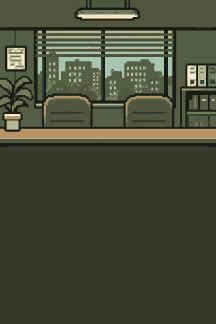
#> input picture assets/office-bg.png, 216 x 324 px
$ python -i convert.py   (imports and definitions only)
#> lines starting #> are read from the running program, lines starting #| are printed output that depends on the picture
"""Rebuild GUESSTY sprites from the local originals (Python 3.11+).

From the repository root:
    python -m pip install -r tools/requirements.txt
    python tools/convert.py
    python tools/convert.py --group interview

Paths are relative to this file, so invocation from another directory also works.
Logo: user-approved <=16 original colors, preserving layered brand shading.
All 29 characters share <=16 original colors
from the base/company sheets, including the existing full-body hero.
Buildings: original 16 colors plus five approved, locally masked corrections
(<=21 shared colors). All palette conversions use no dithering.
Originals and previews stay under the existing assets/raw/ gitignore rule.
All coordinates below are SOURCE pixels, with right/bottom crop edges exclusive.
"""

from collections import deque
from dataclasses import dataclass
from functools import lru_cache
from pathlib import Path
import argparse
import json
import sys

try:
    from PIL import Image, ImageDraw, ImageFont, ImageFilter
except ImportError:
    raise SystemExit("Install Pillow: python -m pip install -r tools/requirements.txt")


ROOT = Path(__file__).resolve().parents[1]
RAW = ROOT / "assets" / "raw"
PREVIEW = RAW / "preview"
# Base design colors; the logo has a user-approved 16-color exception.
PALETTE = (
    (0x2F, 0x33, 0x26),  # dark
    (0x44, 0x52, 0x3A),  # olive
    (0x66, 0x6F, 0x54),  # khaki
    (0xE6, 0xE1, 0xC6),  # cream
    (0xD9, 0x84, 0x4E),  # orange
    (0x46, 0xA0, 0x8E),  # mint
)
SOURCE_SIZES = {
    "logo-source.png": (808, 376),
    "city-tiles.png": (1536, 1024),
    "characters-base.png": (1086, 1448),
    "characters-company.png": (1536, 1024),
    "office-bg.png": (1024, 1536),
}
WHITE_MIN = 220
WHITE_MAX_SPREAD = 28
LOGO_OUTLINE_MAX = 52
LOGO_OUTLINE_SPREAD = 18
ALPHA_CUTOFF = 128
MAX_SOURCE_COLORS = 16  # transparent pixels do not consume a visible color
MAX_LOGO_COLORS = 16
MAX_BUILDING_COLORS = 21
PREVIEW_SCALE = 4
PADDING = 1  # transparent pixels on every side; feet align at height - 2
# Reserve representative original colors for small but important materials.
# Each patch is quantized with MEDIANCUT too; no hand-picked replacement RGBs.
SOURCE_COLOR_REGIONS = {
    "city-tiles.png": ((160, 270, 183, 288), (163, 299, 185, 312),
                       (280, 62, 325, 80), (1435, 110, 1465, 123)),
    "characters-base.png": ((315, 815, 350, 835), (320, 710, 370, 745),
                            (345, 900, 360, 940), (270, 891, 285, 941),
                            (690, 940, 740, 955)),
}


@dataclass(frozen=True)
class Sprite:
    name: str
    source: str
    crop: tuple[int, int, int, int]
    size: tuple[int, int]
    output: str
    # A polygon follows the complete blank plate, including its dark outline.
    plate: tuple[tuple[int, int], ...] = ()
    # White sky enclosed by props needs an explicit seed, not a global white key.
    background_seeds: tuple[tuple[int, int], ...] = ()


SPRITES = (
    Sprite("logo", "logo-source.png", (28, 56, 800, 330), (192, 72), "assets/logo.png"),
    Sprite(
        "company-chicken", "city-tiles.png", (24, 16, 420, 374), (128, 128),
        "assets/buildings/company-chicken.png",
        ((207, 325), (307, 325), (319, 337), (319, 354),
         (308, 366), (203, 366), (191, 354), (191, 337)),
        background_seeds=((100, 220),),
    ),
    Sprite(
        "company-box", "city-tiles.png", (424, 8, 842, 374), (128, 128),
        "assets/buildings/company-box.png",
        ((670, 323), (768, 323), (784, 336), (784, 354),
         (773, 363), (666, 363), (655, 354), (655, 336)),
    ),
    Sprite(
        "company-laptop", "city-tiles.png", (850, 8, 1212, 374), (128, 128),
        "assets/buildings/company-laptop.png",
        ((968, 323), (1078, 323), (1095, 337), (1095, 354),
         (1083, 363), (965, 363), (952, 354), (952, 337)),
    ),
    Sprite(
        "career-center", "city-tiles.png", (1226, 78, 1512, 350), (96, 96),
        "assets/buildings/career-center.png",
        ((1307, 296), (1418, 296), (1434, 309), (1434, 331),
         (1424, 340), (1300, 340), (1291, 331), (1291, 309)),
    ),
    Sprite(
        "hero-front", "characters-base.png", (240, 668, 468, 1084), (32, 64),
        "assets/hero-front.png",
    ),
    Sprite(
        "hero-back", "characters-base.png", (612, 668, 848, 1084), (32, 64),
        "assets/hero-back.png",
    ),
)

PEOPLE = ("gwajang", "bujang")
OUTFITS = ("default", "chicken", "delivery", "it")
EXPRESSIONS = ("neutral", "nod", "tilt")


def interview_specs():
    specs = []
    for outfit_index, outfit in enumerate(OUTFITS):
        for person_index, person in enumerate(PEOPLE):
            for expression_index, expression in enumerate(EXPRESSIONS):
                if outfit == "default":
                    source = "characters-base.png"
                    left = expression_index * 362
                    top, bottom = ((20, 305) if person_index == 0 else (325, 648))
                    crop = (left, top, left + 362, bottom)
                else:
                    source = "characters-company.png"
                    # The sheet is visually six columns but not an exact tile
                    # grid: a 256px split picks up the next chair or clips it.
                    left, right = ((24, 256), (260, 504), (508, 756),
                                   (772, 1020), (1024, 1264), (1270, 1528))[
                                       person_index * 3 + expression_index]
                    top, bottom = ((20, 333), (350, 656), (675, 989))[outfit_index - 1]
                    crop = (left, top, right, bottom)
                name = f"{person}-{outfit}-{expression}"
                specs.append(Sprite(name, source, crop, (80, 96),
                                    f"assets/interviewers/{name}.png"))
    return tuple(specs)


INTERVIEW_SPRITES = interview_specs()
HERO_FACE_SPRITES = tuple(
    Sprite(f"hero-face-{expression}", "characters-base.png",
           (column * 362, 1114, (column + 1) * 362, 1416), (64, 80),
           f"assets/hero-face/{expression}.png")
    for column, expression in enumerate(("neutral", "flustered", "determined")))
NEW_PORTRAITS = INTERVIEW_SPRITES + HERO_FACE_SPRITES
FULL_BODY_SPRITES = tuple(spec for spec in SPRITES if spec.name.startswith("hero-"))
OFFICE_SPEC = Sprite("office-bg", "office-bg.png", (0, 0, 1024, 1536),
                     (216, 324), "assets/office-bg.png")

# Exclude only the button; cropping this whole row would cut the G and Y tails.
LOGO_BUTTON = (245, 283, 580, 334)
# Each letter face and the sparkle must remain enclosed by its dark outline.
# Flood fill visits the olive field AND clouds, rather than globally keying cream.
LOGO_ANCHORS = ((100, 170), (220, 150), (340, 130), (440, 140),
                (530, 160), (620, 160), (710, 190), (756, 98))

# Recolor masks are FINAL sprite pixels, at the fixed SPRITES canvas sizes.
# Keeping the original 16-color render intact guarantees identical pixels
# outside these masks and identical alpha everywhere. Glass masks omit lamps,
# vehicles, steps, foliage, wall trim, and mullions (which also keep their RGBs).
BUILDING_REGIONS = {
    "company-chicken": {
        "glass": (
            ((35, 45), (52, 50), (52, 55), (35, 51)),
            ((60, 63), (90, 63), (90, 69), (60, 69)),
            ((35, 68), (39, 69), (39, 77), (35, 75)),
            ((43, 69), (53, 71), (53, 87), (43, 85)),
            ((97, 46), (102, 45), (102, 88), (97, 90)),
            ((106, 43), (116, 36), (116, 85), (106, 89)),
            ((68, 85), (84, 85), (84, 97), (68, 97)),
        ),
        "sign": (((55, 38), (90, 38), (94, 41), (94, 56), (90, 59),
                  (55, 59), (53, 56), (53, 41)),),
        "icon": (((64, 51), (69, 50), (71, 48), (72, 44), (75, 40),
                  (78, 39), (82, 40), (85, 42), (87, 45), (87, 49),
                  (84, 51), (78, 52), (74, 52), (71, 55), (69, 57), (65, 55)),),
        "flesh": (((71, 48), (72, 44), (75, 40), (78, 39), (82, 40),
                   (85, 42), (87, 45), (87, 49), (84, 51), (78, 52), (74, 52)),),
    },
    "company-box": {
        "glass": (
            ((62, 63), (69, 63), (69, 69), (62, 69)),
            ((62, 75), (69, 75), (69, 80), (62, 80)),
            ((62, 86), (69, 86), (69, 91), (62, 91)),
            ((76, 73), (104, 73), (104, 80), (76, 80)),
            ((84, 92), (99, 92), (99, 102), (84, 102)),
            ((113, 64), (120, 59), (120, 91), (113, 97)),
            ((41, 38), (44, 35), (82, 35), (79, 38)),  # rooftop skylights
        ),
        "sign": (((73, 52), (76, 50), (106, 50), (109, 53), (109, 65),
                  (106, 68), (73, 68), (71, 65), (71, 55)),),
        "icon": (((80, 55), (89, 51), (98, 55), (98, 62), (89, 67), (80, 63)),),
        "lid": (((84, 55), (89, 53), (95, 55), (89, 57)),),
        "left_face": (((82, 57), (87, 59), (87, 64), (82, 62)),),
        "right_face": (((91, 60), (96, 57), (96, 61), (91, 64)),),
    },
    "company-laptop": {
        "glass": (
            ((12, 53), (32, 56), (32, 63), (12, 60)),
            ((18, 71), (33, 71), (33, 80), (18, 80)),
            ((18, 91), (33, 91), (33, 99), (18, 99)),
            ((42, 71), (80, 71), (80, 80), (42, 80)),
            ((88, 44), (113, 38), (113, 97), (88, 100)),
            ((50, 98), (69, 98), (69, 110), (50, 110)),
        ),
        "sign": (((36, 38), (82, 38), (86, 42), (86, 59), (82, 62),
                  (36, 62), (34, 59), (34, 41)),),
        "icon": (((52, 40), (70, 40), (70, 54), (67, 58),
                  (47, 58), (47, 55), (52, 51)),),
        "screen": (((54, 43), (68, 43), (68, 50), (54, 50)),),
    },
    "career-center": {
        "glass": (
            ((20, 56), (28, 56), (28, 63), (20, 63)),
            ((64, 56), (71, 56), (71, 63), (64, 63)),
            ((37, 60), (53, 60), (53, 74), (37, 74)),
        ),
        "sign": (((31, 36), (40, 28), (49, 28), (59, 37),
                  (60, 48), (31, 48)),),
        "icon": (
            ((44, 32), (48, 32), (48, 34), (44, 34)),
            ((44, 37), (48, 37), (48, 43), (49, 43), (49, 45),
             (43, 45), (43, 43), (44, 43)),
        ),
    },
}

# User-approved replacement for the initial mint proposal: muted sky blue.
GLASS_SHADOW = (0x53, 0x6F, 0x7A)
GLASS_BASE = (0x7E, 0x9F, 0xAE)
GLASS_LIGHT = (0xB7, 0xCD, 0xD6)
SIGN_ORANGE = (0xD9, 0x84, 0x4E)
ICON_DARK = (0x2F, 0x33, 0x26)
ICON_BROWN = (0x7A, 0x57, 0x41)  # reuse P11, not a sixth additional color
ICON_CREAM = (0xF8, 0xDE, 0x98)  # reuse P05
ICON_GRAY = (0x6C, 0x69, 0x67)  # reuse P03
GLASS_MAP = {
    (0xF8, 0xDE, 0x98): GLASS_LIGHT,
    (0xF3, 0xC8, 0x7A): GLASS_BASE,
    (0xED, 0xB9, 0x6C): GLASS_BASE,
    (0xCE, 0xA3, 0x62): GLASS_SHADOW,
}
# Reduction blended some yellow glass edges into these orange/red-brown
# source entries. Correct them ONLY inside glass masks, never on signs/props.
GLASS_EDGE_MAP = {
    (0xC1, 0x7E, 0x55): GLASS_SHADOW,
    (0xDE, 0x60, 0x45): GLASS_SHADOW,
}
GLASS_RECOLOR_MAP = GLASS_MAP | GLASS_EDGE_MAP
# Final-pixel rectangles (right/bottom exclusive): actual door handles/jamb.
# Dark brown mullions and frames are also preserved by excluding their colors
# from GLASS_RECOLOR_MAP, instead of recoloring every brown pixel globally.
GLASS_DETAILS = {
    "company-chicken": ((74, 91, 78, 92),),
    "company-box": ((99, 92, 100, 103),),
    "career-center": ((44, 66, 45, 68),),
}
BUILDING_EXTRA_COLORS = (GLASS_SHADOW, GLASS_BASE, GLASS_LIGHT, SIGN_ORANGE, ICON_DARK)

# Leaf silhouettes stop above planter rims; warm flecks inside the foliage
# are texture noise, while the pots, lamps and facade accents stay separate.
FOLIAGE_REGIONS = {
    "company-chicken": (
        ((40, 96), (43, 91), (50, 89), (56, 92), (58, 99), (54, 102), (40, 102)),
        ((93, 94), (98, 88), (108, 88), (113, 83), (120, 83), (124, 87),
         (124, 96), (115, 100), (103, 101), (93, 100)),
    ),
    "company-box": (
        ((54, 98), (57, 94), (66, 95), (70, 99), (69, 102), (55, 102)),
        ((108, 97), (112, 93), (120, 94), (124, 99), (124, 102), (110, 102)),
    ),
    "company-laptop": (
        ((6, 106), (10, 100), (20, 99), (27, 103), (29, 109), (24, 111), (9, 111)),
        ((95, 103), (101, 98), (112, 98), (119, 101), (120, 109), (114, 111), (99, 111)),
    ),
    "career-center": (
        ((6, 71), (10, 68), (19, 68), (25, 71), (27, 75), (24, 78), (9, 78), (5, 76)),
        ((63, 72), (68, 68), (77, 69), (83, 65), (89, 65), (92, 70),
         (91, 76), (85, 79), (67, 79)),
    ),
}

# Top/front planes of entry canopies and planter bases. Palette reduction
# previously turned the source's soft shading into unrelated-looking patches.
# Preserve their dark edges and replace only the continuous material faces.
SURFACE_PLANES = {
    "company-chicken": (
        ("cream", ((55, 71), (91, 71), (94, 73), (54, 73))),
        ("gray_mid", ((55, 74), (93, 74), (93, 76), (55, 76))),
        ("gray", ((10, 109), (32, 110), (32, 114), (16, 114))),
        ("gray", ((37, 108), (52, 108), (52, 114), (37, 114))),
        ("gray", ((94, 109), (110, 108), (110, 113), (94, 114))),
    ),
    "company-box": (
        ("cream", ((72, 82), (109, 82), (109, 83), (72, 83))),
        ("gray_mid", ((72, 84), (108, 84), (108, 86), (72, 86))),
        ("gray", ((55, 106), (69, 106), (69, 110), (55, 110))),
        ("gray", ((112, 106), (123, 105), (123, 109), (112, 110))),
    ),
    "company-laptop": (
        ("cream", ((34, 83), (85, 83), (85, 85), (33, 85))),
        ("gray_mid", ((34, 86), (85, 86), (85, 88), (34, 88))),
        ("gray", ((5, 114), (30, 114), (30, 119), (5, 119))),
        ("gray", ((91, 114), (115, 114), (115, 119), (91, 119))),
    ),
    "career-center": (
        ("gray", ((9, 82), (28, 83), (28, 88), (13, 88))),
        ("gray", ((62, 83), (80, 83), (80, 88), (62, 88))),
    ),
}


# [622 lines left out: functions clean_building_materials, building_masks, recolor_building, edge_flood_clear, erase_source_shape, clear_plate_fragments and 16 more, not called in this run]


def prepare_office(source):
    """Keep the daytime room opaque; flatten only the empty lower UI area."""
    office = source.copy()
    wall = source_palette([source.crop((12, 20, 240, 120))], max_colors=1)[0]
    ceiling = Image.new("L", source.size)
    ceiling_draw = ImageDraw.Draw(ceiling)
    ceiling_draw.rectangle((0, 0, 1023, 128), fill=255)
    ceiling_draw.rectangle((345, 35, 670, 100), fill=0)  # lamp fixture
    ceiling_draw.rectangle((408, 0, 435, 35), fill=0)  # hanging cables
    ceiling_draw.rectangle((588, 0, 620, 35), fill=0)
    office.paste((*wall, 255), (0, 0), ceiling)
    floor = source_palette([source.crop((300, 900, 700, 1400))], max_colors=1)[0]
    ImageDraw.Draw(office).rectangle((0, 704, office.width - 1, office.height - 1),
                                    fill=(*floor, 255))
    # Equal-area samples prevent the large empty lower half consuming 16 colors.
    regions = ((0, 0, 1024, 704), (160, 140, 830, 500), (0, 600, 1024, 690),
               (0, 340, 160, 630), (850, 300, 1024, 620), (0, 704, 1024, 1536))
    balanced = []
    for box in regions:
        sample = office.crop(box)
        sample.thumbnail((128, 128), Image.Resampling.NEAREST)
        balanced.append(sample)
    material_regions = ((430, 280, 470, 315), (620, 325, 700, 390),
                        (12, 20, 240, 120), (200, 620, 700, 650),
                        (400, 1000, 600, 1200), (380, 70, 640, 80))
    palette = source_palette(balanced, color_samples=tuple(office.crop(box)
                                                         for box in material_regions))
    output = office.resize(OFFICE_SPEC.size, Image.Resampling.BOX)
    output.putdata([(*nearest_color(p[:3], palette), 255)
                    for p in output.get_flattened_data()])
    if output.size != (216, 324) or any(p[3] != 255 for p in output.get_flattened_data()):
        raise ValueError("Office background must be 216x324 and fully opaque")
    return output, palette


CHARACTER_PALETTE_ROLES = (
    "Outline", "Dark cloth / shadow", "Gray hair: shadow", "Gray hair: light",
    "Brown hair", "Brown hair: shadow", "Skin", "Skin: shadow", "Cream shirt",
    "Cream shirt: shadow", "Teal jacket", "Olive cloth: shadow", "Olive cloth",
    "Olive cloth: light", "Orange tie / badge", "Chair / warm brown",
)


# [278 lines left out: functions shared_character_palette, prepare_interview, portrait_sheet, interview_scene, write_interview, convert_legacy and 1 more, not called in this run]


# [6 lines not run here, left out]

>>> import cv2
>>> picture = cv2.imread('../assets/office-bg.png', cv2.IMREAD_GRAYSCALE)
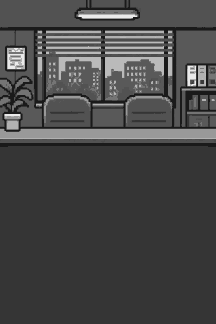
#> picture: shape (324, 216); min 26, max 234, mean 71.4
#> (the run stopped early here; a loop or call above may not have finished)

$ run again, on assets/map-bg-surround.png
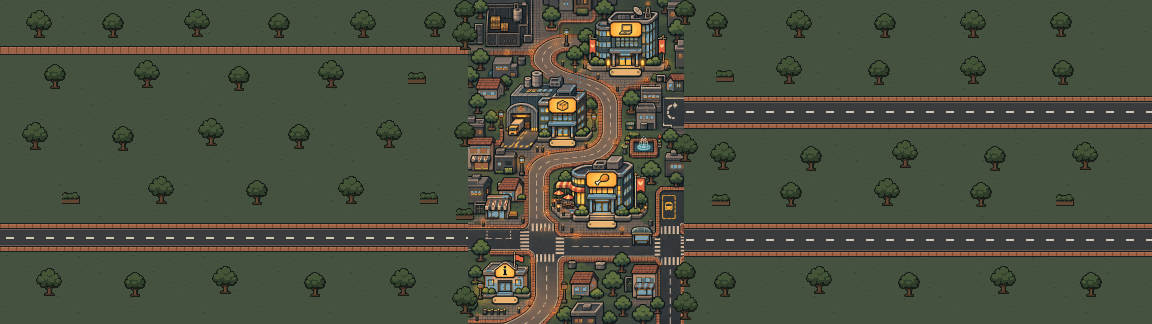
#> input picture assets/map-bg-surround.png, 1152 x 324 px
#> `picture = cv2.imread('../assets/office-bg.png', cv2.IMREAD_GRAYSCALE)`:
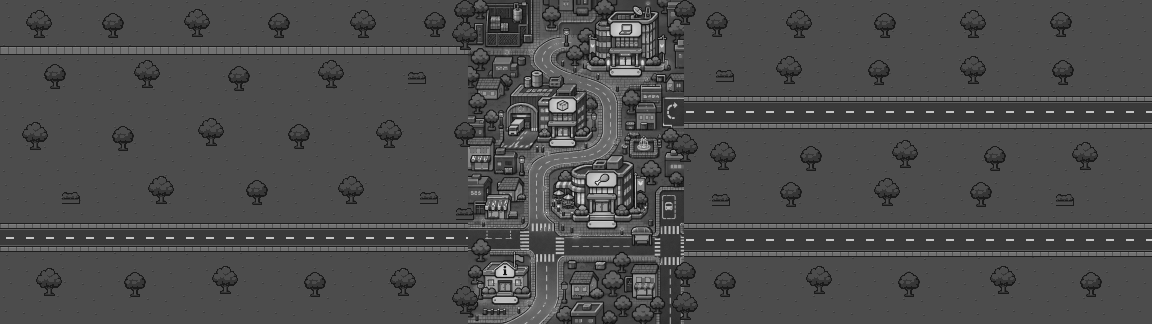
#> picture: shape (324, 1152); min 8, max 243, mean 75.9

$ run again, on assets/map-bg.png
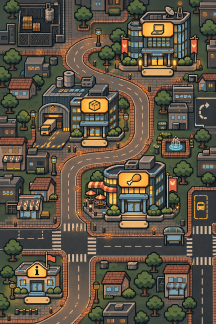
#> input picture assets/map-bg.png, 216 x 324 px
#> `picture = cv2.imread('../assets/office-bg.png', cv2.IMREAD_GRAYSCALE)`:
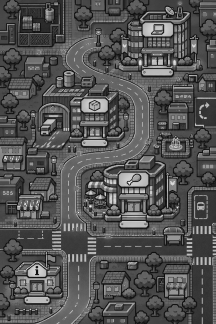
#> picture: shape (324, 216); min 8, max 243, mean 83.6
